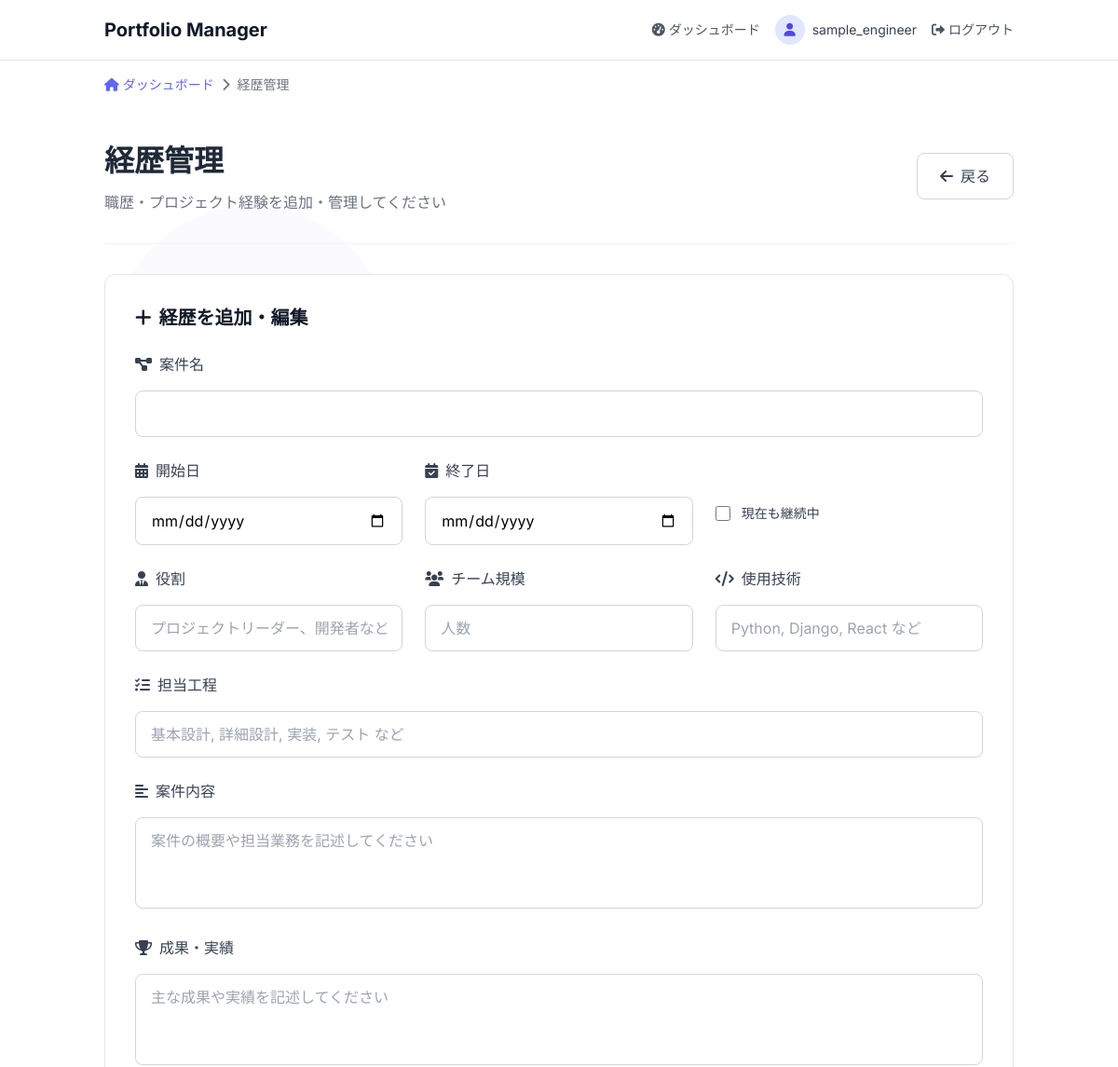
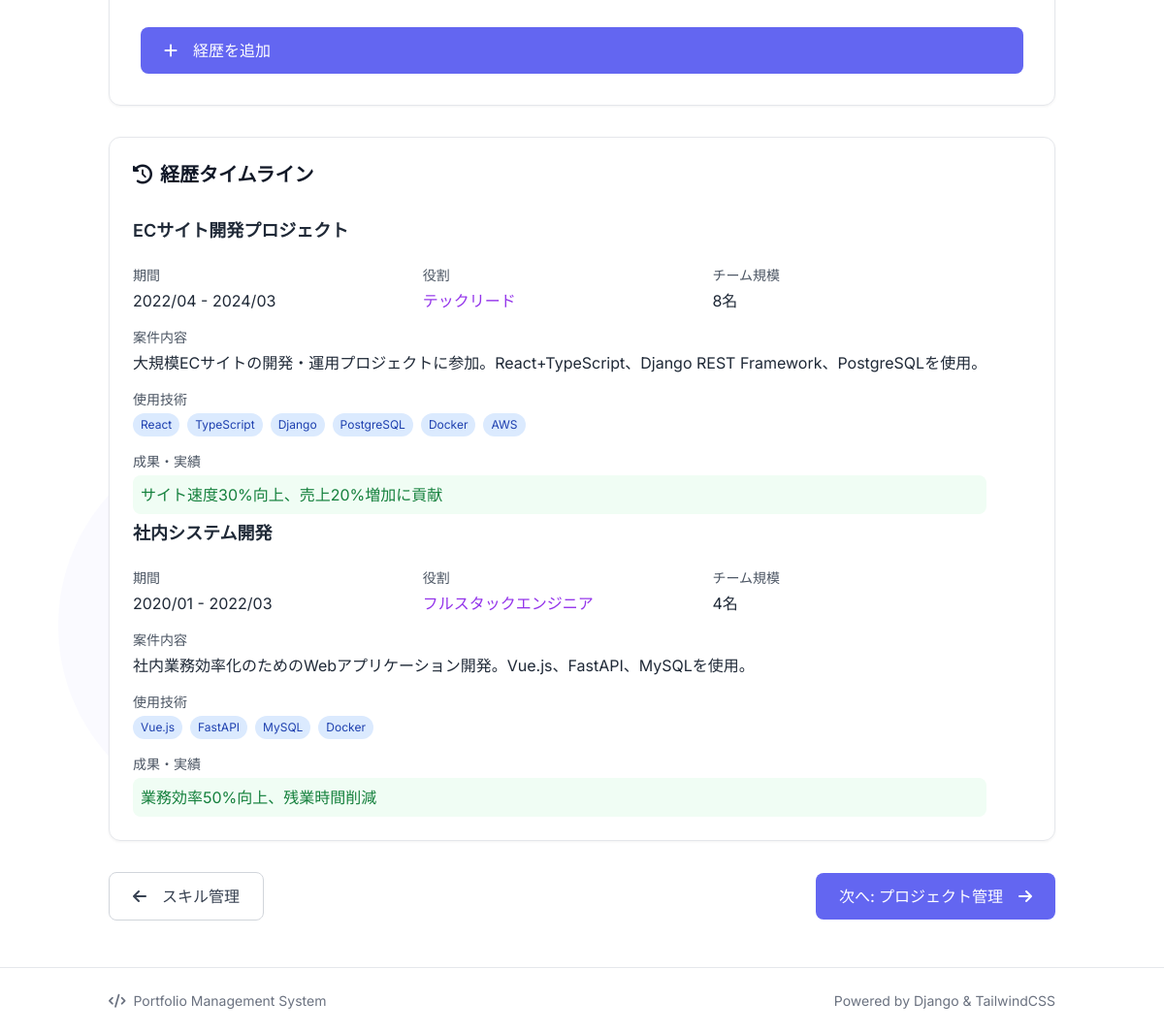
Screenshot of /portfolio/experiences/ (signed in) with the database file from the repository (2 pictures, top to bottom).
### portfolio/models.py (models this page shows, shortened)
class Experience(models.Model):
    PROCESS_CHOICES = [
        ('requirement', '要件定義'),
        ('design', '設計'),
        ('development', '開発'),
        ('testing', 'テスト'),
        ('deployment', 'デプロイ'),
        ('maintenance', '保守・運用'),
    ]
    profile = models.ForeignKey(Profile, on_delete=models.CASCADE, related_name='experiences')
    title = models.CharField(max_length=200, verbose_name="案件名")
    start_date = models.DateField(verbose_name="開始日")
    end_date = models.DateField(null=True, blank=True, verbose_name="終了日")
    is_current = models.BooleanField(default=False, verbose_name="現在も継続中")
    description = models.TextField(verbose_name="案件内容")
    role = models.CharField(max_length=100, verbose_name="役割")
    team_size = models.IntegerField(verbose_name="チーム規模")
    technologies = models.TextField(verbose_name="使用技術")
    processes = models.CharField(max_length=200, verbose_name="担当工程")
    achievements = models.TextField(blank=True, verbose_name="成果・実績")
    class Meta:
        verbose_name = "経歴"
        verbose_name_plural = "経歴"
        ordering = ['-start_date']

### portfolio/views.py (the view)
# urls.py: path('experiences/', views.experiences_manage, name='experiences_manage'),
@login_required
def experiences_manage(request):
    try:
        profile = Profile.objects.get(user=request.user)
    except Profile.DoesNotExist:
        messages.error(request, '先にプロフィールを作成してください。')
        return redirect('portfolio:profile_edit')
    experiences = Experience.objects.filter(profile=profile)
    if request.method == 'POST':
        form = ExperienceForm(request.POST)
        if form.is_valid():
            experience = form.save(commit=False)
            experience.profile = profile
            experience.save()
            messages.success(request, '経歴が追加されました。')
            return redirect('portfolio:experiences_manage')
    else:
        form = ExperienceForm()
    return render(request, 'portfolio/experiences_manage.html', {
        'form': form,
        'experiences': experiences,
        'profile': profile
    })

### portfolio/templates/portfolio/experiences_manage.html (shortened to what this page needs)
{% extends 'portfolio/base_simple.html' %}
{% load portfolio_extras %}
{% block content %}
<div class="max-w-6xl mx-auto">
    <div class="breadcrumb">
        <a href="{% url 'portfolio:dashboard' %}">
            <i class="fas fa-home"></i> ダッシュボード
        </a>
        <i class="fas fa-chevron-right"></i>
        <span>経歴管理</span>
    </div>
    <div class="page-header">
        <div class="flex items-center justify-between">
            <div>
                <h1 class="page-title">経歴管理</h1>
                <p class="page-subtitle">職歴・プロジェクト経験を追加・管理してください</p>
            </div>
            <div>
                <a href="{% url 'portfolio:dashboard' %}" class="btn-secondary">
                    <i class="fas fa-arrow-left"></i>
                    戻る
                </a>
            </div>
        </div>
    </div>
    <div class="card p-8 mb-8">
        <h2 class="text-xl font-semibold text-gray-900 mb-6">
            <i class="fas fa-plus mr-2"></i>経歴を追加・編集
        </h2>
        <form method="post" class="space-y-6">
            <div class="space-y-2">
                <label for="{{ form.title.id_for_label }}" class="form-label">
                    <i class="fas fa-project-diagram mr-2"></i>案件名
                </label>
                <input type="text" id="{{ form.title.id_for_label }}" name="{{ form.title.name }}"
                       value="{% if form.title.value %}{{ form.title.value }}{% endif %}"
                       class="form-input" required>
            </div>
            <div class="grid grid-cols-1 md:grid-cols-3 gap-6">
                <div class="space-y-2">
                    <label for="{{ form.start_date.id_for_label }}" class="form-label">
                        <i class="fas fa-calendar-alt mr-2"></i>開始日
                    </label>
                    <input type="date" id="{{ form.start_date.id_for_label }}" name="{{ form.start_date.name }}"
                           value="{% if form.start_date.value %}{{ form.start_date.value }}{% endif %}"
                           class="form-input" required>
                </div>
                <div class="space-y-2">
                    <label for="{{ form.end_date.id_for_label }}" class="form-label">
                        <i class="fas fa-calendar-check mr-2"></i>終了日
                    </label>
                    <input type="date" id="{{ form.end_date.id_for_label }}" name="{{ form.end_date.name }}"
                           value="{% if form.end_date.value %}{{ form.end_date.value }}{% endif %}"
                           class="form-input">
                </div>
                <div class="space-y-2 flex items-center">
                    <div class="flex items-center space-x-3 mt-6">
                        <input type="checkbox" id="{{ form.is_current.id_for_label }}" name="{{ form.is_current.name }}"
                               class="w-4 h-4 text-indigo-600 border-gray-300 rounded focus:ring-indigo-500">
                        <label for="{{ form.is_current.id_for_label }}" class="text-sm text-gray-700">
                            現在も継続中
                        </label>
                    </div>
                </div>
            </div>
            <div class="grid grid-cols-1 md:grid-cols-3 gap-6">
                <div class="space-y-2">
                    <label for="{{ form.role.id_for_label }}" class="form-label">
                        <i class="fas fa-user-tie mr-2"></i>役割
                    </label>
                    <input type="text" id="{{ form.role.id_for_label }}" name="{{ form.role.name }}"
                           value="{% if form.role.value %}{{ form.role.value }}{% endif %}"
                           class="form-input"
                           placeholder="プロジェクトリーダー、開発者など">
                </div>
                <div class="space-y-2">
                    <label for="{{ form.team_size.id_for_label }}" class="form-label">
                        <i class="fas fa-users mr-2"></i>チーム規模
                    </label>
                    <input type="number" id="{{ form.team_size.id_for_label }}" name="{{ form.team_size.name }}"
                           value="{% if form.team_size.value %}{{ form.team_size.value }}{% endif %}"
                           class="form-input"
                           min="1" max="1000" placeholder="人数">
                </div>
                <div class="space-y-2">
                    <label for="{{ form.technologies.id_for_label }}" class="form-label">
                        <i class="fas fa-code mr-2"></i>使用技術
                    </label>
                    <input type="text" id="{{ form.technologies.id_for_label }}" name="{{ form.technologies.name }}"
                           value="{% if form.technologies.value %}{{ form.technologies.value }}{% endif %}"
                           class="form-input"
                           placeholder="Python, Django, React など">
                </div>
            </div>
            <div class="space-y-2">
                <label for="{{ form.processes.id_for_label }}" class="form-label">
                    <i class="fas fa-tasks mr-2"></i>担当工程
                </label>
                <input type="text" id="{{ form.processes.id_for_label }}" name="{{ form.processes.name }}"
                       value="{% if form.processes.value %}{{ form.processes.value }}{% endif %}"
                       class="form-input"
                       placeholder="基本設計, 詳細設計, 実装, テスト など">
            </div>
            <div class="space-y-2">
                <label for="{{ form.description.id_for_label }}" class="form-label">
                    <i class="fas fa-align-left mr-2"></i>案件内容
                </label>
                <textarea id="{{ form.description.id_for_label }}" name="{{ form.description.name }}" rows="3"
                          class="form-input resize-none"
                          placeholder="案件の概要や担当業務を記述してください"
                          required>{% if form.description.value %}{{ form.description.value }}{% endif %}</textarea>
            </div>
            <div class="space-y-2">
                <label for="{{ form.achievements.id_for_label }}" class="form-label">
                    <i class="fas fa-trophy mr-2"></i>成果・実績
                </label>
                <textarea id="{{ form.achievements.id_for_label }}" name="{{ form.achievements.name }}" rows="3"
                          class="form-input resize-none"
                          placeholder="主な成果や実績を記述してください">{% if form.achievements.value %}{{ form.achievements.value }}{% endif %}</textarea>
            </div>
            <div class="flex space-x-4">
                <button type="submit" class="btn-primary flex-1">
                    <i class="fas fa-plus mr-2"></i>経歴を追加
                </button>
            </div>
        </form>
    </div>
    <div class="space-y-6">
            {% if experiences %}
                <div class="card p-6">
                    <h3 class="text-xl font-semibold text-gray-900 mb-6">
                        <i class="fas fa-history mr-2"></i>経歴タイムライン
                    </h3>
                    <div class="space-y-6">
                        {% for experience in experiences %}
                        <div class="table-row group">
                            <div class="flex items-center justify-between mb-4">
                                <h4 class="text-lg font-semibold text-gray-800">{{ experience.title }}</h4>
                                <div class="flex items-center space-x-2">
                                </div>
                            </div>
                            <div class="grid grid-cols-1 md:grid-cols-3 gap-4 mb-4">
                                <div>
                                    <div class="text-sm text-gray-600 mb-1">期間</div>
                                    <div class="text-gray-800">
                                        {{ experience.start_date|date:"Y/m" }} -
                                        {% if experience.is_current %}
                                            現在
                                        {% else %}
                                            {{ experience.end_date|date:"Y/m" }}
                                        {% endif %}
                                    </div>
                                </div>
                                <div>
                                    <div class="text-sm text-gray-600 mb-1">役割</div>
                                    <div class="text-purple-600 font-medium">{{ experience.role }}</div>
                                </div>
                                <div>
                                    <div class="text-sm text-gray-600 mb-1">チーム規模</div>
                                    <div class="text-gray-800">{{ experience.team_size }}名</div>
                                </div>
                            </div>
                            <div class="mb-4">
                                <div class="text-sm text-gray-600 mb-1">案件内容</div>
                                <p class="text-gray-800">{{ experience.description|truncatewords:20 }}</p>
                            </div>
                            <div class="mb-4">
                                <div class="text-sm text-gray-600 mb-1">使用技術</div>
                                <div class="flex flex-wrap gap-2">
                                    {% for tech in experience.technologies|split:',' %}
                                        <span class="px-2 py-1 bg-blue-100 text-blue-800 rounded-full text-xs">
                                            {{ tech|striptags|truncatewords:1 }}
                                        </span>
                                    {% endfor %}
                                </div>
                            </div>
                            {% if experience.achievements %}
                            <div>
                                <div class="text-sm text-gray-600 mb-1">成果・実績</div>
                                <p class="text-green-700 bg-green-50 p-2 rounded-lg">{{ experience.achievements|truncatewords:15 }}</p>
                            </div>
                            {% endif %}
                        </div>
                        {% endfor %}
                    </div>
                </div>
            {% endif %}
        </div>
    </div>
    <div class="flex justify-between items-center mt-8">
        <a href="{% url 'portfolio:skills_manage' %}" class="btn-secondary">
            <i class="fas fa-arrow-left mr-2"></i>スキル管理
        </a>
        <a href="{% url 'portfolio:projects_manage' %}" class="btn-primary">
            次へ: プロジェクト管理<i class="fas fa-arrow-right ml-2"></i>
        </a>
    </div>
</div>
{% endblock %}

### portfolio/templates/portfolio/base_simple.html (shortened to what this page needs)
<!DOCTYPE html>
<html lang="ja">
<head>
    <script src="https://cdn.tailwindcss.com"></script>
    <link href="https://cdnjs.cloudflare.com/ajax/libs/font-awesome/6.0.0/css/all.min.css" rel="stylesheet">
</head>
<body>
    <div class="bg-3d">
    </div>
    <nav class="nav-bar">
        <div class="container">
            <div class="flex items-center justify-between">
                <div class="flex items-center space-x-4">
                    <a href="{% url 'portfolio:dashboard' %}" class="text-xl font-bold text-gray-900 hover:text-indigo-600 transition-colors">Portfolio Manager</a>
                </div>
                <div class="flex items-center space-x-4">
                    <a href="{% url 'portfolio:dashboard' %}" class="text-gray-600 hover:text-gray-900 text-sm">
                        <i class="fas fa-tachometer-alt mr-1"></i>ダッシュボード
                    </a>
                    {% if user.is_authenticated %}
                        <div class="flex items-center space-x-2">
                            <div class="w-8 h-8 bg-indigo-100 rounded-full flex items-center justify-center">
                                <i class="fas fa-user text-indigo-600 text-sm"></i>
                            </div>
                            <span class="text-sm text-gray-700">{{ user.username }}</span>
                        </div>
                        <a href="{% url 'portfolio:logout' %}" class="text-gray-600 hover:text-gray-900 text-sm">
                            <i class="fas fa-sign-out-alt mr-1"></i>ログアウト
                        </a>
                    {% endif %}
                </div>
            </div>
        </div>
    </nav>
    <div class="main-content">
        <div class="container">
            {% block content %}{% endblock %}
        </div>
    <footer class="border-t border-gray-200 py-6 mt-12" style="background: rgba(255, 255, 255, 0.95);">
        <div class="container">
            <div class="flex items-center justify-between text-sm text-gray-500">
                <div>
                    <i class="fas fa-code mr-2"></i>Portfolio Management System
                </div>
                <div>
                    Powered by Django & TailwindCSS
                </div>
            </div>
        </div>
    </footer>
</body>
</html>

### rows the page displays
Experience: title "ECサイト開発プロジェクト", start_date "2022/04", end_date "2024/03", role "テックリード", team_size "8", description "大規模ECサイトの開発・運用プロジェクトに参加。React+TypeScript、Django REST Framework、PostgreSQLを使用。", technologies "React" "TypeScript" "Django" "PostgreSQL" "Docker" "AWS", achievements "サイト速度30%向上、売上20%増加に貢献"
Experience: title "社内システム開発", start_date "2020/01", end_date "2022/03", role "フルスタックエンジニア", team_size "4", description "社内業務効率化のためのWebアプリケーション開発。Vue.js、FastAPI、MySQLを使用。", technologies "Vue.js" "FastAPI" "MySQL" "Docker", achievements "業務効率50%向上、残業時間削減"

### other values shown
{{ user.username }} "sample_engineer"
